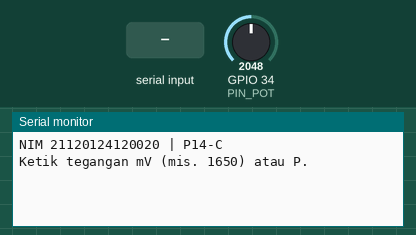
Simulated run of this sketch. Board: ESP32. Shown: the last lines printed to the serial monitor. The inputs (shaded band) are chosen by the test bench; at power-on: GPIO 34 (PIN_POT) = 2048 (analog values on the 0–4095 scale).

Above: at 1.2 s.
1.3 s: "P\n" received over Serial
At 2.5 s:
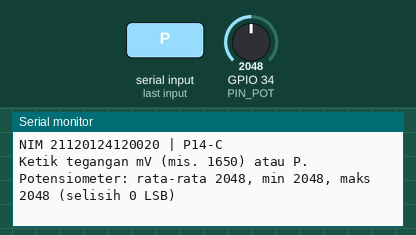
2.8 s: "90,45\n" received over Serial
At 3.7 s:
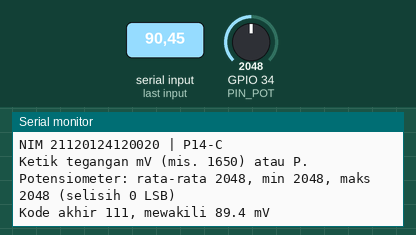

Measured:
- after the input at 1.3 s, the serial monitor: prints a new line at once (image 1)
- after the input at 2.8 s, the serial monitor: prints a new line at once (image 2)

The sketch:

sketch.ino
```cpp
const char NIM[] = "21120124120020";

const int PIN_POT = 34;

void simulasiSAR(float vinMv, bool tampilLangkah) {
  if (vinMv < 0.0f) vinMv = 0.0f;
  if (vinMv > 3300.0f) vinMv = 3300.0f;

  float lsbMv = 3300.0f / 4096.0f;
  if (tampilLangkah) {
    Serial.printf("SAR untuk %.1f mV (1 LSB = %.3f mV)\n", vinMv, lsbMv);
  }

  uint16_t kode = 0;
  for (int bit = 11; bit >= 0; bit--) {
    uint16_t ujiKode = kode | (1U << bit);
    float ujiMv = ujiKode * lsbMv;
    bool simpan = (vinMv >= ujiMv);
    if (simpan) {
      kode = ujiKode;
    }
    if (tampilLangkah) {
      Serial.printf("  bit %2d: coba %4u (%7.1f mV) -> %s\n",
                    bit, ujiKode, ujiMv, simpan ? "simpan" : "buang");
    }
  }

  float hasilMv = kode * lsbMv;
  Serial.printf("Kode akhir %u, mewakili %.1f mV\n", kode, hasilMv);
}

void bacaPotensiometer() {
  long jumlah = 0;
  int nilaiMin = 4095;
  int nilaiMaks = 0;
  const int N = 16;

  for (int i = 0; i < N; i++) {
    int v = analogRead(PIN_POT);
    jumlah += v;
    if (v < nilaiMin) nilaiMin = v;
    if (v > nilaiMaks) nilaiMaks = v;
    delay(2);
  }

  int rata = jumlah / N;
  Serial.printf("Potensiometer: rata-rata %d, min %d, maks %d (selisih %d LSB)\n",
                rata, nilaiMin, nilaiMaks, nilaiMaks - nilaiMin);
}

void setup() {
  Serial.begin(115200);
  Serial.printf("NIM %s | P14-C\n", NIM);
  analogReadResolution(12);
  Serial.println("Ketik tegangan mV (mis. 1650) atau P.");
}

void loop() {
  if (Serial.available() > 0) {
    String masukan = Serial.readStringUntil('\n');
    masukan.trim();
    if (masukan.length() == 0) return;

    if (masukan.equalsIgnoreCase("P")) {
      bacaPotensiometer();
    } else {
      float tegangan = masukan.toFloat();
      bool punyaDesimal = (masukan.indexOf('.') != -1);
      bool tampilDetail = (!punyaDesimal && abs(tegangan - 360.0f) < 0.01f);
      simulasiSAR(tegangan, tampilDetail);
    }
  }
}
```
